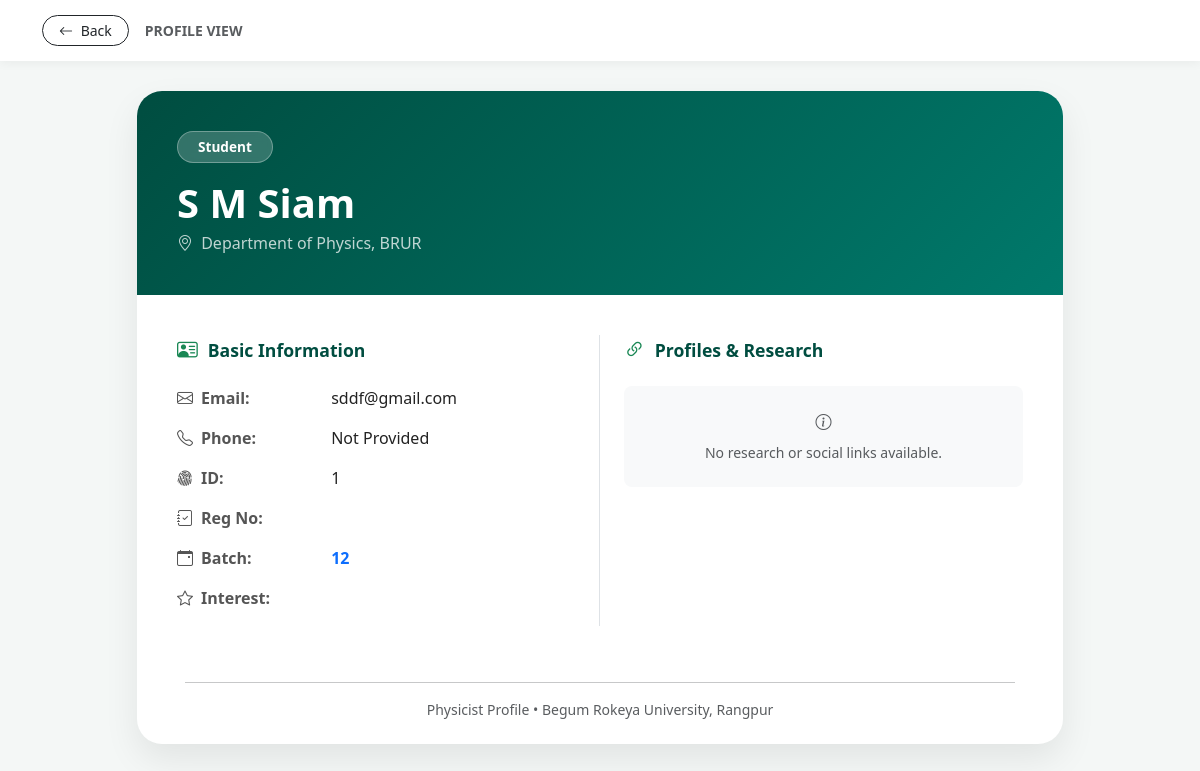
The page /member/1 on the database its author committed.
### app.py (models this page shows)
class Member(db.Model):
    id = db.Column(db.Integer, primary_key=True)
    category = db.Column(db.String(50))
    name = db.Column(db.String(100))
    email = db.Column(db.String(100))
    phone = db.Column(db.String(20))
    blood_group = db.Column(db.String(10))
    designation = db.Column(db.String(100))
    field_interest = db.Column(db.String(200))
    position_work = db.Column(db.String(100))
    expertise = db.Column(db.String(200))
    student_id = db.Column(db.String(50), unique=True) # Unique ID Constraint
    reg_no = db.Column(db.String(50))
    batch = db.Column(db.String(20))
    area_interest = db.Column(db.String(200))
    research_links = db.Column(db.Text)

### app.py (the view)
@app.route('/member/<int:id>')
def member_details(id):
    m = Member.query.get_or_404(id)
    return render_template('details.html', m=m)

### templates/details.html (shortened to what this page needs)
<!DOCTYPE html>
<html lang="en">
<head>
    <link href="https://cdn.jsdelivr.net/npm/bootstrap@5.3.0/dist/css/bootstrap.min.css" rel="stylesheet">
    <link rel="stylesheet" href="https://cdn.jsdelivr.net/npm/bootstrap-icons@1.11.0/font/bootstrap-icons.css">
</head>
<body>
<nav class="back-nav sticky-top">
    <div class="container d-flex align-items-center">
        <a href="javascript:history.back()" class="btn btn-outline-dark btn-sm rounded-pill px-3">
            <i class="bi bi-arrow-left me-1"></i> Back
        </a>
        <span class="ms-3 fw-bold text-muted small text-uppercase">Profile View</span>
    </div>
</nav>
<div class="container mb-5">
    <div class="row justify-content-center">
        <div class="col-lg-10">
            <div class="card profile-card">
                <div class="profile-header text-center text-md-start">
                    <div class="row align-items-center">
                        <div class="col-md-8">
                            <span class="badge category-badge mb-3">{{ m.category }}</span>
                            <h1 class="fw-bold mb-1">{{ m.name }}</h1>
                            <p class="mb-0 opacity-75"><i class="bi bi-geo-alt me-1"></i> Department of Physics, BRUR</p>
                        </div>
                    </div>
                </div>
                <div class="info-section">
                    <div class="row g-5">
                        <div class="col-md-6 border-end">
                            <div class="section-title">
                                <i class="bi bi-person-vcard text-success"></i> Basic Information
                            </div>
                            <div class="mb-3">
                                <span class="info-label"><i class="bi bi-envelope me-2"></i>Email:</span>
                                <span class="info-value">{{ m.email if m.email else 'Not Provided' }}</span>
                            </div>
                            <div class="mb-3">
                                <span class="info-label"><i class="bi bi-telephone me-2"></i>Phone:</span>
                                <span class="info-value">{{ m.phone if m.phone else 'Not Provided' }}</span>
                            </div>
                            {% if m.category == 'Teacher' %}
                                <div class="mb-3">
                                    <span class="info-label"><i class="bi bi-briefcase me-2"></i>Designation:</span>
                                    <span class="info-value">{{ m.designation }}</span>
                                </div>
                                <div class="mb-3">
                                    <span class="info-label"><i class="bi bi-lightbulb me-2"></i>Interest:</span>
                                    <span class="info-value text-success fw-semibold">{{ m.field_interest }}</span>
                                </div>
                            {% elif m.category in ['Student', 'Alumni'] %}
                                <div class="mb-3">
                                    <span class="info-label"><i class="bi bi-fingerprint me-2"></i>ID:</span>
                                    <span class="info-value">{{ m.student_id }}</span>
                                </div>
                                <div class="mb-3">
                                    <span class="info-label"><i class="bi bi-journal-check me-2"></i>Reg No:</span>
                                </div>
                                <div class="mb-3">
                                    <span class="info-label"><i class="bi bi-calendar-event me-2"></i>Batch:</span>
                                    <span class="info-value fw-bold text-primary">{{ m.batch }}</span>
                                </div>
                                <div class="mb-3">
                                    <span class="info-label"><i class="bi bi-star me-2"></i>Interest:</span>
                                </div>
                            {% endif %}
                        </div>
                        <div class="col-md-6">
                            <div class="section-title">
                                <i class="bi bi-link-45deg text-success"></i> Profiles & Research
                            </div>
                            {% if m.research_links %}
                                <div class="list-group list-group-flush">
                                    {% for link in m.research_links.split(',') %}
                                        {% if link.strip() %}
                                        <a href="{{ link.strip() }}" target="_blank" class="list-group-item list-group-item-action link-item">
                                            <div class="d-flex align-items-center">
                                                <i class="bi bi-globe2 me-2 text-muted"></i>
                                                <span class="text-truncate">{{ link.strip() }}</span>
                                                <i class="bi bi-box-arrow-up-right ms-auto small text-muted"></i>
                                            </div>
                                        </a>
                                        {% endif %}
                                    {% endfor %}
                                </div>
                            {% else %}
                                <div class="text-center py-4 bg-light rounded-3">
                                    <i class="bi bi-info-circle text-muted d-block mb-2"></i>
                                    <p class="text-muted small mb-0 italic">No research or social links available.</p>
                                </div>
                            {% endif %}
                        </div>
                    </div>
                </div>
                <div class="text-center pb-4">
                    <hr class="mx-5 opacity-25">
                    <p class="text-muted small mb-0">Physicist Profile &bull; Begum Rokeya University, Rangpur</p>
                </div>
            </div>
        </div>
    </div>
</div>
</body>
</html>

### templates/details.html (style rules this page uses)
body { background-color: #f4f7f6; font-family: 'Segoe UI', sans-serif; }
.profile-card { border: none; border-radius: 25px; box-shadow: 0 15px 35px rgba(0,0,0,0.08); background: #fff; overflow: hidden; }
.profile-header { background: linear-gradient(135deg, #004d40, #00796b); padding: 40px; color: white; }
.category-badge { background: rgba(255,255,255,0.2); backdrop-filter: blur(5px); font-size: 0.85rem; padding: 8px 20px; border-radius: 50px; border: 1px solid rgba(255,255,255,0.3); }
.info-section { padding: 40px; }
.section-title { font-size: 1.1rem; font-weight: 700; color: #004d40; margin-bottom: 20px; display: flex; align-items: center; }
.section-title i { margin-right: 10px; font-size: 1.3rem; }
.info-label { font-weight: 600; color: #555; width: 150px; display: inline-block; }
.info-value { color: #222; }
.back-nav { background: white; padding: 15px 0; box-shadow: 0 2px 10px rgba(0,0,0,0.05); margin-bottom: 30px; }

### rows shown on the page
Member: category "Student", name "S M Siam", email "sddf@gmail.com", phone "Not Provided", student_id "1", batch "12"
